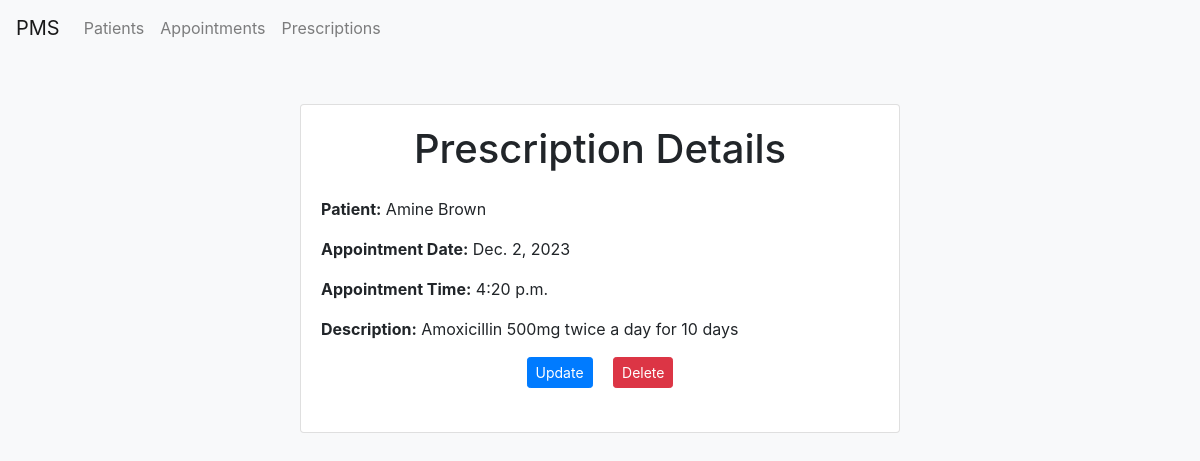
Before: /PMS/prescription/2/ with the older database file.
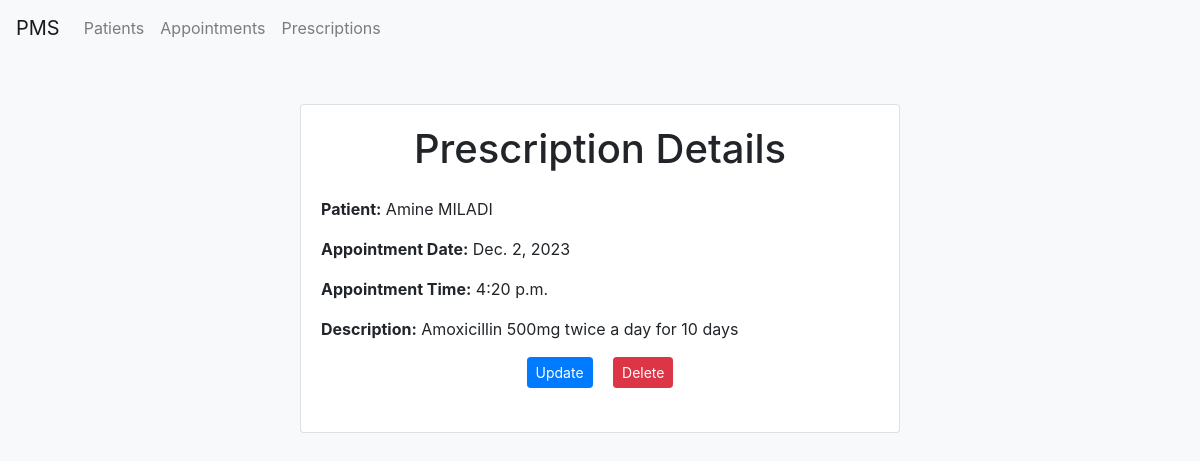
After: the same page with the newer database file.
### PMS/models.py (models this page shows, shortened)
class Prescription(models.Model):
    appointmentId = models.ForeignKey(Appointment, on_delete=models.CASCADE)
    description = models.CharField(max_length=100)

class Appointment(models.Model):
    patientId = models.ForeignKey(Patient, on_delete=models.CASCADE)
    date = models.DateField()
    time = models.TimeField()

class Patient(models.Model):
    cin = models.CharField(max_length=8, unique=True)
    name = models.CharField(max_length=30)
    sex = models.CharField(max_length=1)
    age = models.IntegerField()

### PMS/views.py (the view)
# urls.py: path('prescription/<int:pk>/', PrescriptionDetail.as_view(), name='prescription_detail'),
class PrescriptionDetail(generics.RetrieveUpdateDestroyAPIView):
    serializer_class = PrescriptionSerializer
    queryset = Prescription.objects.all()
    template_name = 'pms/prescription/prescription_detail.html'
    def get(self, request, pk, *args, **kwargs):
        prescription = Prescription.objects.get(pk=pk)
        return render(request, self.template_name, {'prescription': prescription})

### PMS/templates/pms/prescription/prescription_detail.html (shortened to what this page needs)
{% extends 'pms/base.html' %}
{% block content %}
    <div class="container mt-5">
        <div class="card mx-auto" style="max-width: 600px;">
            <div class="card-body">
                <h1 class="mb-4 text-center">Prescription Details</h1>
                <p class="mb-3"><strong>Patient:</strong> {{ prescription.appointmentId.patientId.name }}</p>
                <p class="mb-3"><strong>Appointment Date:</strong> {{ prescription.appointmentId.date }}</p>
                <p class="mb-3"><strong>Appointment Time:</strong> {{ prescription.appointmentId.time }}</p>
                <p class="mb-3"><strong>Description:</strong> {{ prescription.description }}</p>
                <div class="text-center mb-4">
                    <a href="{% url 'prescription_update' pk=prescription.pk %}" class="btn btn-primary btn-sm mr-3">Update</a>
                    <a href="{% url 'prescription_delete' pk=prescription.pk %}" class="btn btn-danger btn-sm">Delete</a>
                </div>
            </div>
        </div>
    </div>
{% endblock %}

Changed rows visible on the page:
changed through a linked row, Prescription: appointmentId.patientId.name "Amine Brown" → "Amine MILADI"
